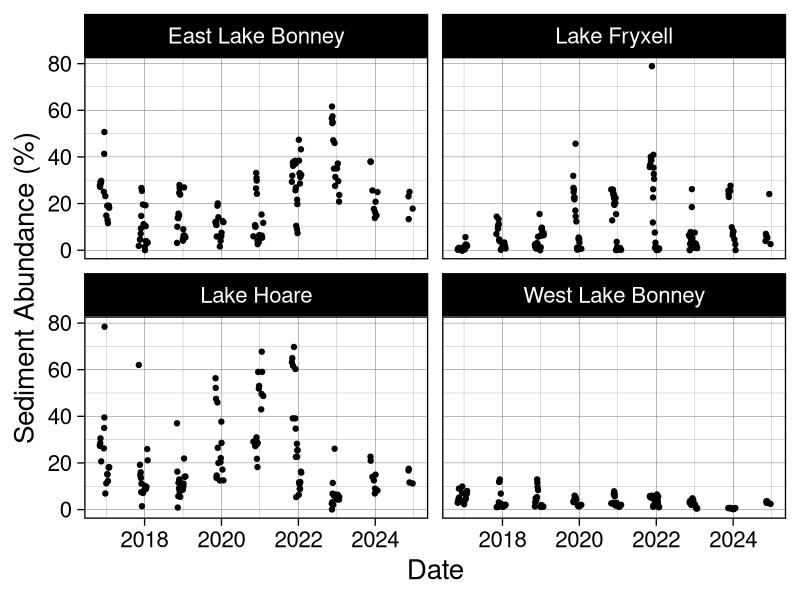
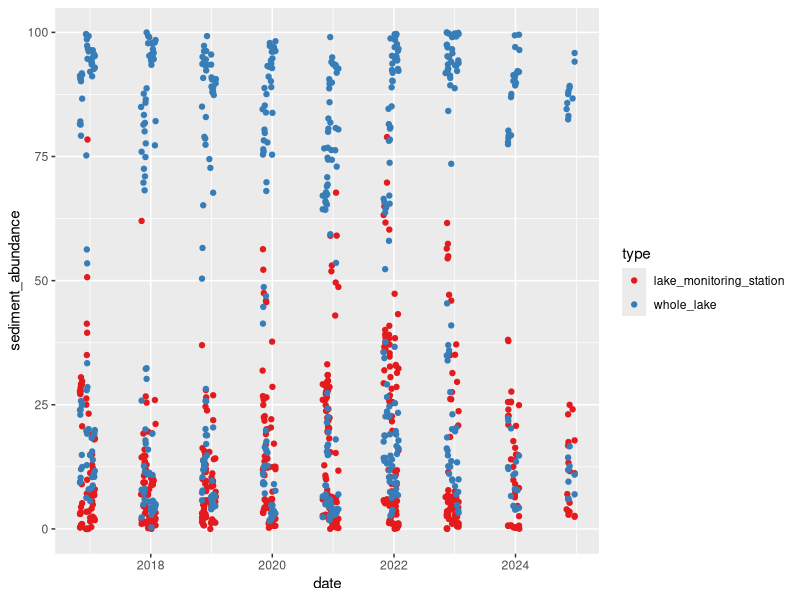
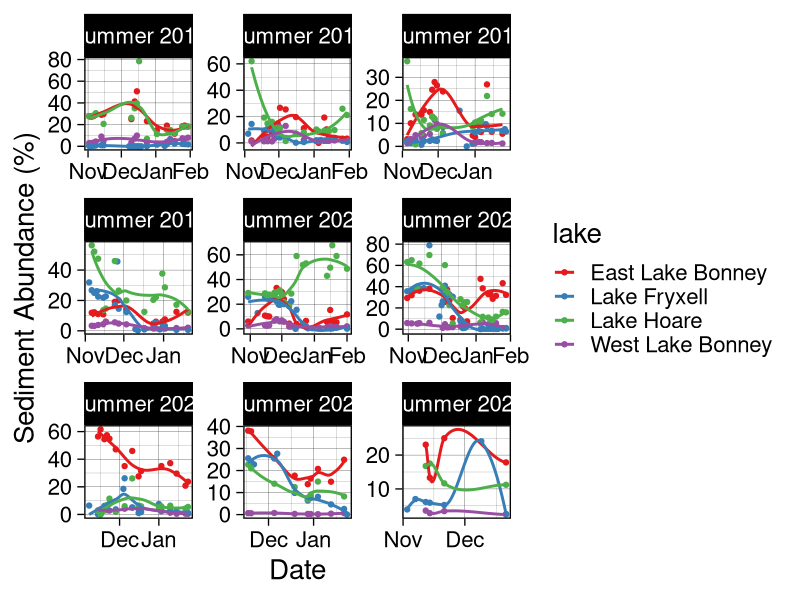
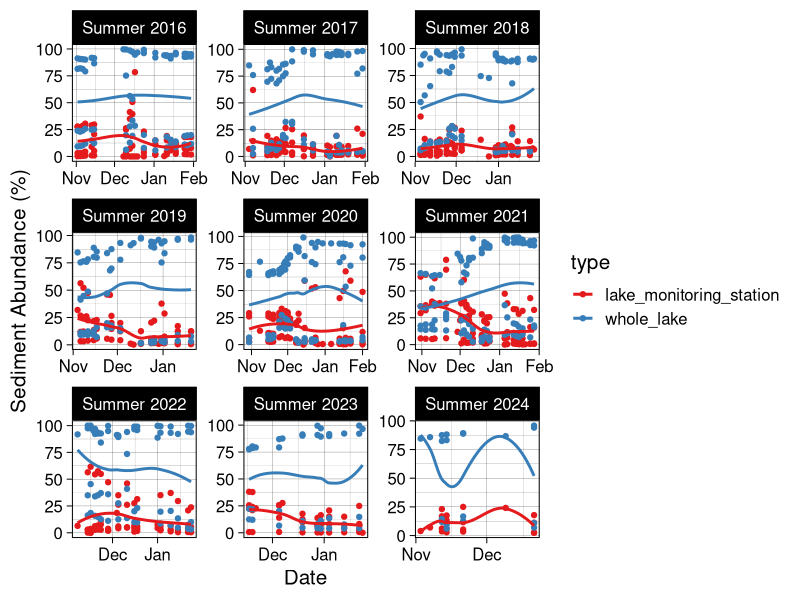
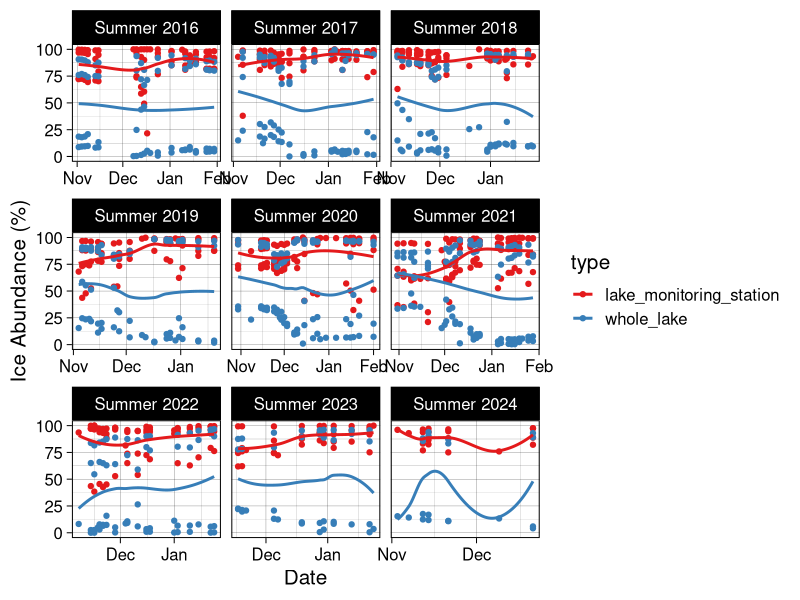
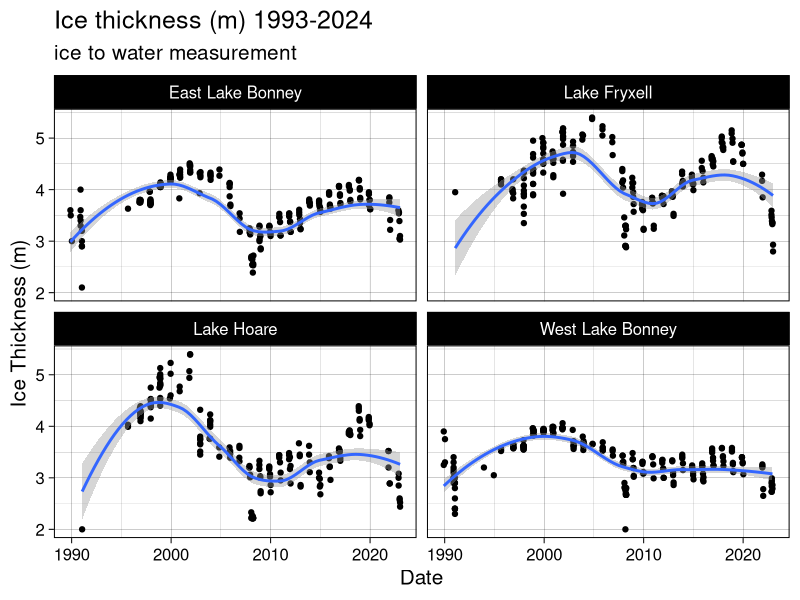
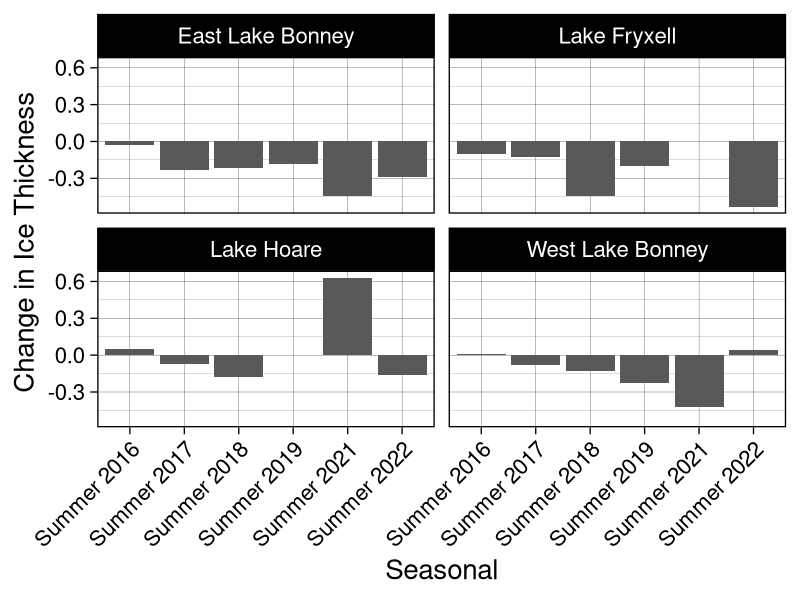
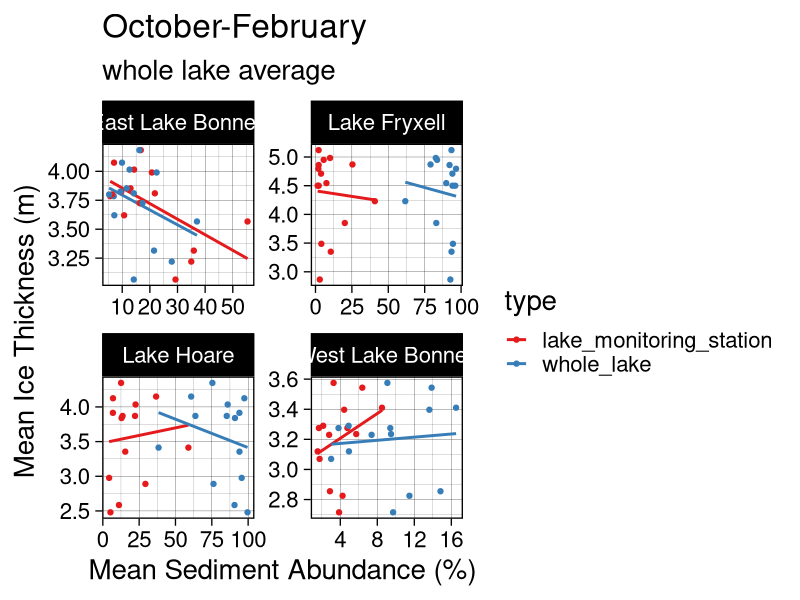

These charts were generated, in order, by the following R code: (Note: this script raises an error after producing the figures.)
######### TVLakes Sediment Output Comparison ###########
library(tidyverse)
library(RColorBrewer)
library(scales)

setwd("~/Documents/R-Repositories/MCM-LTER-MS")

## Define a season function to plot data by season. Makes data viz a lot easier. 
get_season <- function(date) {
  month <- month(date)
  year <- year(date)
  
  if (month %in% c(11, 12)) {
    return(paste0("Summer ", year))  # November and December belong to the current winter
  } else if (month == 1) {
    return(paste0("Summer ", year - 1))  # January belongs to the previous winter
  } else if (month == 2) {
    return(paste0("Summer ", year - 1))  # February belongs to the previous winter
  } else if (month == 3) {
    return(paste0("Fall ", year))  # March is Spring
  } else if (month %in% 4:5) {
    return(paste0("Fall ", year))  # April and May are Spring
  } else if (month == 6) {
    return(paste0("Winter ", year))  # June is Summer
  } else if (month %in% 7:8) {
    return(paste0("Winter ", year))  # July and August are Summer
  } else if (month == 9) {
    return(paste0("Spring ", year))  # September is Fall
  } else if (month %in% 10) {
    return(paste0("Summer ", year))  # October is Fall
  }
}

mean_BB <- read_csv("data/sediment abundance data/LANDSAT_sediment_abundances_20250312.csv") |> 
  mutate(date = ymd(date), 
         type = 'lake_monitoring_station', 
         season = sapply(date, get_season))

#####plot by lake
ggplot(mean_BB, aes(date, sediment_abundance*100)) + 
  geom_point() + 
  facet_wrap(vars(lake)) + 
  #scale_x_date(labels = date_format("%b"), breaks = "1 month") + 
  xlab("Date") + ylab("Sediment Abundance (%)") + 
  theme_linedraw(base_size = 20)

ggsave("plots/manuscript/chapter 1/BB_sed_by_lake.png", dpi = 700, 
       height = 8, width = 12)

mean_wholelake <- read_csv("data/sediment abundance data/LANDSAT_wholelake_mean_20250312.csv") |> 
  mutate(date = ymd(date), 
         type = "whole_lake", 
         season = sapply(date, get_season))

# join the two files for easy comparison and plotting
means <- rbind(mean_BB, mean_wholelake) |> 
  mutate(sediment_abundance = sediment_abundance*100, 
         ice_abundance = ice_abundance*100) |> 
  mutate(year = year(date), 
         month = month(date))

## plot the raw output for sediment abundance/ice abundance against each other and see how the outputs compare
ggplot(means, aes(date, sediment_abundance, color = type)) + 
  geom_point() + 
  scale_color_brewer(palette = "Set1") 

#By season for just the lake monitoring site
ggplot(mean_BB, aes(date, sediment_abundance*100, color = lake)) + 
  geom_point() + 
  geom_smooth(se = F) + 
  scale_color_brewer(palette = "Set1") + 
  facet_wrap(vars(season), scales = "free") +
  scale_x_date(labels = date_format("%b"), breaks = "1 month") + 
  xlab("Date") + ylab("Sediment Abundance (%)") + 
  theme_linedraw(base_size = 20)

ggsave("plots/manuscript/chapter 1/BB_sed_by_season.png", dpi = 700, 
       height = 8, width = 12)

# facet by season for sed abundance
ggplot(means, aes(date, sediment_abundance, color = type)) + 
  geom_point() + 
  geom_smooth(se = F) + 
  scale_color_brewer(palette = "Set1") + 
  facet_wrap(vars(season), scales = "free") +
  scale_x_date(labels = date_format("%b"), breaks = "1 month") + 
  xlab("Date") + ylab("Sediment Abundance (%)") + 
  theme_linedraw(base_size = 15)

ggsave("plots/manuscript/chapter 1/whole_lake_vs_BB_sed_abundance.png", dpi = 700, 
       height = 8, width = 12)

# facet by season for ice abundance
ggplot(means, aes(date, ice_abundance, color = type)) + 
  geom_point() + 
  geom_smooth(se = F) + 
  scale_color_brewer(palette = "Set1") + 
  facet_wrap(vars(season), scales = "free_x") +
  scale_x_date(labels = date_format("%b"), breaks = "1 month") + 
  xlab("Date") + ylab("Ice Abundance (%)") + 
  theme_linedraw(base_size = 15)

ggsave("plots/manuscript/chapter 1/whole_lake_vs_BB_ice_abundance.png", dpi = 700, 
       height = 8, width = 12)


## load lake ice: 
lakeice1 <- read_csv("data/lake ice/mcmlter-lake-ice_thickness-20230726 (1).csv") |> 
  mutate(date_time = mdy_hm(date_time), 
         month = month(date_time), 
         year = year(date_time),
         year = as.numeric(year),
         z_water_m = z_water_m*-1) |> 
  filter(lake == "Lake Fryxell" | lake == "Lake Hoare" | lake == "East Lake Bonney" | lake == "West Lake Bonney") |> 
  #filter(year >= 2016) |> 
  filter(!grepl("^B", location_name))

ggplot(lakeice1, aes(date_time, z_water_m)) + 
  geom_point() + 
  geom_smooth(se = T) + 
  facet_wrap(vars(lake)) + 
  theme_linedraw(base_size = 15) + 
  xlab("Date") + ylab("Ice Thickness (m)") + 
  ggtitle("Ice thickness (m) 1993-2024", 
          subtitle = "ice to water measurement")

#ggsave("plots/manuscript/chapter 1/ice_thickness_total_years.png", dpi = 700, 
#       height = 8, width = 12)

lakeice = lakeice1 |> 
  filter(year >= 2017) |> 
  mutate(season = sapply(date_time, get_season))

#FIND SEASONAL DROPOFF OF ICE THICKNESS
seasonal_changes <- lakeice %>%
  group_by(season, lake) |> 
  arrange(season, month) %>%
  summarise(
    First_Measurement = first(z_water_m*-1),
    Last_Measurement = last(z_water_m*-1),
    Difference = Last_Measurement - First_Measurement
  )

ggplot(seasonal_changes, aes(season, Difference), fill = lake) + 
  geom_col() + 
  scale_color_brewer(palette = "Set1") + 
  facet_wrap(vars(lake)) + 
  theme_linedraw(base_size = 20) + 
  theme(axis.text.x = element_text(angle = 45, hjust = 1)) + 
  xlab("Seasonal") + ylab("Change in Ice Thickness")

ggsave("plots/manuscript/chapter 1/seasonal_ice_drop.png", 
       height = 8, width = 12, dpi = 300)

li_summary = lakeice |> 
  mutate(week = week(date_time)) |> 
  group_by(year, month, lake) |> 
  summarize(mean_thickness = mean(z_water_m, na.rm = T))

## sediment
sed_monthly <- means |> 
  mutate(week = week(date)) |> 
  group_by(year, month, lake, type) |> 
  summarize(mean_sed = mean(sediment_abundance, na.rm = T)) |> 
  print()

fulljoined = full_join(sed_monthly, li_summary) |> 
  drop_na()

##### plot
ggplot(fulljoined, aes(mean_sed, mean_thickness, color= type)) + 
  geom_smooth(method = "lm", se = F) + 
  geom_point() + 
  facet_wrap(vars(lake), scales = "free") + 
  ggtitle("October-February", 
          subtitle = "whole lake average") + 
  xlab("Mean Sediment Abundance (%)") + ylab("Mean Ice Thickness (m)") + 
  scale_color_brewer(palette = "Set1") +
  theme_linedraw(base_size = 20) 

ggsave("plots/manuscript/chapter 1/sed_vs_ice_thickness.png", 
       width = 12, height = 8, dpi = 300)

### now remove November and October Values
#fulljoin_filter <- fulljoined |> 
#  filter(month == 12 | month == 1)
fulljoin_peak_solar <- fulljoined |> 
  filter(month == 1)

ggplot(fulljoin_peak_solar, aes(mean_sed, mean_thickness, color = type)) + 
  geom_smooth(method = "lm", se = F) + 
  geom_point() + 
  facet_wrap(vars(lake), scales = "free") + 
  ggtitle("January") + 
  scale_color_brewer(palette = "Set1") +
  theme_linedraw(base_size = 20) 

ggsave("plots/manuscript/chapter 1/wholelakesed_vsthickness.png", 
       width = 12, height = 8, dpi = 300)

# now filter for only early year estimates, October - December
oct_dec_fulljoin <- fulljoined |> 
  filter(month == 10 | month == 11 | month == 12)

ggplot(oct_dec_fulljoin, aes(mean_sed, mean_thickness, color = type)) + 
  geom_smooth(method = "lm", se = F) + 
  geom_point() + 
  facet_wrap(vars(lake), scales = "free") + 
  ggtitle("October - December", 
          subtitle = "whole lake average") + 
  scale_color_brewer(palette = "Set1") +
  theme_linedraw(base_size = 15) 

jan_fulljoin <- fulljoined |> 
  filter(month == 1)

ggplot(jan_fulljoin, aes(mean_sed, mean_thickness, color = type)) + 
  geom_smooth(method = "lm", se = F) + 
  geom_point() + 
  facet_wrap(vars(lake), scales = "free") + 
  ggtitle("January") + 
  scale_color_brewer(palette = "Set1") +
  xlab("Mean Sediment Abundance (%)") + ylab("Mean Ice Thickness (m)") + 
  theme_linedraw(base_size = 20)  

ggsave("plots/manuscript/chapter 1/jan_only_sed.png", 
       dpi = 300, height = 8, width = 12)


####### do restructuring to look at this by week ###
li_summary_2 = lakeice |> 
  mutate(week = week(date_time)) |> 
  group_by(year, week, lake) |> 
  summarize(mean_thickness = mean(z_water_m, na.rm = T))

## sediment
sed_monthly_2 <- means |> 
  mutate(week = week(date)) |> 
  group_by(year, week, lake, type) |> 
  summarize(mean_sed = mean(sediment_abundance, na.rm = T)) |> 
  print()

fulljoined_2 = full_join(sed_monthly_2, li_summary_2) |> 
  drop_na() |> 
  filter(type == "lake_monitoring_station")

peak_solar_week <- fulljoined_2 |> 
  filter(
    #week == 50 |
      week == 51 | 
      week == 52 | 
      week == 1 | 
      week == 2 #|
      #week == 3
      )

ggplot(peak_solar_week, aes(mean_sed, mean_thickness)) + 
  geom_smooth(method = "lm", se = F) + 
  geom_point() + 
  facet_wrap(vars(lake), scales = "free") + 
  ggtitle("Peak Solar") + 
  scale_color_brewer(palette = "Set1") +
  xlab("Mean Sediment Abundance (%)") + ylab("Mean Ice Thickness (m)") + 
  theme_linedraw(base_size = 20)  

ggsave("plots/manuscript/chapter 1/Peak_Solar_Comparison.png", 
       width = 12, height = 8, dpi = 300)

#### Create a dual panel plot where only the lake ice thickness from 2016-2024 to sediment abundannce
# Need to join the sed data frame to the lake ice data frame
mean_BB_week <- mean_BB |> 
  filter(date < "2023-02-01")

library(ggpubr)

plot1 <- ggplot(mean_BB_week, aes(date, sediment_abundance*100)) + 
  geom_point() + 
  geom_smooth(se = F) + 
  ylab("Sediment Abundance") + xlab("Date") + 
  ggtitle("Sediment Abundance (%)") + 
  facet_wrap(vars(lake), scales = "free") + 
  scale_color_brewer(palette = "Set1") +
  theme_linedraw(base_size = 20) 

plot2 <- ggplot(lakeice, aes(date_time, z_water_m)) + 
  geom_point() + 
  geom_smooth(se = F) + 
  ylab("Ice Thickness (m)") + xlab("Date") + 
  ggtitle("Ice Thickness") + 
  facet_wrap(vars(lake), scales = "free") + 
  scale_color_brewer(palette = "Set1") +
  theme_linedraw(base_size = 20)

ggarrange(plot1, plot2)

ggsave("plots/manuscript/chapter 1/sed_abundance_ice_thick_timeseries.png", 
       dpi = 300, height = 8, width = 12)

ggplot() + 
  geom_point(data = lakeice, aes(x = as.Date(date_time), y = z_water_m)) + 
  geom_point(data = mean_BB, aes(x = date, y = sediment_abundance)) + 
  facet_wrap(vars(lake)) + 
  xlab("Date") + ylab("Ice thickness (m)") +
  scale_color_brewer(palette = "Set1") +
  theme_linedraw(base_size = 20) 




######### investing different buffering distances #########
mean_150m <- read_csv("data/sediment abundance data/LANDSAT_sediment_abundances_150m_20250301.csv") |> 
  mutate(date = ymd(date), 
         buffer_distance = '150')

mean_300m = mean_BB |> 
  mutate(buffer_distance = '300') |> 
  select(-type)

mean_450m = read_csv("data/sediment abundance data/LANDSAT_sediment_abundances_450m_20250301.csv") |> 
  mutate(date = ymd(date), 
         buffer_distance = '450')

mean_600m = read_csv("data/sediment abundance data/LANDSAT_sediment_abundances_600m_20250301.csv") |> 
  mutate(date = ymd(date), 
         buffer_distance = '600') |> 
  select(-approx_albedo)

mean_900m = read_csv("data/sediment abundance data/LANDSAT_sediment_abundances_900m_20250301.csv") |> 
  mutate(date = ymd(date), 
         buffer_distance = '900')

buffers <- rbind(mean_150m, mean_300m, mean_450m, mean_600m, mean_900m) |> 
  mutate(ice_abundance = ice_abundance*100, 
         sediment_abundance = sediment_abundance*100, 
         season = sapply(date, get_season)) |> 
  select(-sediment)

write_csv(buffers, "data/sediment abundance data/LANDSAT_all_buffer_distances_20250301.csv")

### plot cropping distance comparisons
#sed
ggplot(buffers, aes(date, sediment_abundance, color = buffer_distance)) + 
  geom_point() + 
  scale_color_brewer(palette = "Set1") + 
  facet_wrap(vars(lake)) + 
 # scale_x_date(labels = date_format("%b"), breaks = "1 month") + 
  xlab("Date") + ylab("Sediment Abundance (%)") + 
  theme_linedraw(base_size = 15)

ggsave("plots/manuscript/chapter 1/comparison_of_buffer_distances_sed_bylake.png", dpi = 700, 
       height = 8, width = 10)

#ice
ggplot(buffers, aes(date, ice_abundance, color = buffer_distance)) + 
  geom_point() + 
  scale_color_brewer(palette = "Set1") + 
  facet_wrap(vars(lake)) + 
  # scale_x_date(labels = date_format("%b"), breaks = "1 month") + 
  xlab("Date") + ylab("Ice Abundance (%)") + 
  theme_linedraw(base_size = 15)

ggsave("plots/manuscript/chapter 1/comparison_of_buffer_distances_sed_bylake.png", dpi = 700, 
       height = 8, width = 10)

## facet by season
#ice
ggplot(buffers, aes(date, ice_abundance, color = buffer_distance)) + 
  geom_point() + 
  scale_color_brewer(palette = "Set1") + 
  facet_wrap(vars(lake, season), scales = "free") + 
  scale_x_date(labels = date_format("%b"), breaks = "1 month") + 
  xlab("Date") + ylab("Ice Abundance (%)") + 
  theme_linedraw(base_size = 10)

ggsave("plots/manuscript/chapter 1/comparison_of_buffer_distances_sed_byseason.png", dpi = 700, 
       height = 10, width = 10)

#sed
ggplot(buffers, aes(date, sediment_abundance, color = buffer_distance)) + 
  geom_point() + 
  scale_color_brewer(palette = "Set1") + 
  facet_wrap(vars(lake, season), scales = "free") + 
  scale_x_date(labels = date_format("%b"), breaks = "1 month") + 
  xlab("Date") + ylab("Sediment Abundance (%)") + 
  theme_linedraw(base_size = 10)

ggsave("plots/manuscript/chapter 1/comparison_of_buffer_distances_sed_byseason.png", dpi = 700, 
       height = 10, width = 10)
